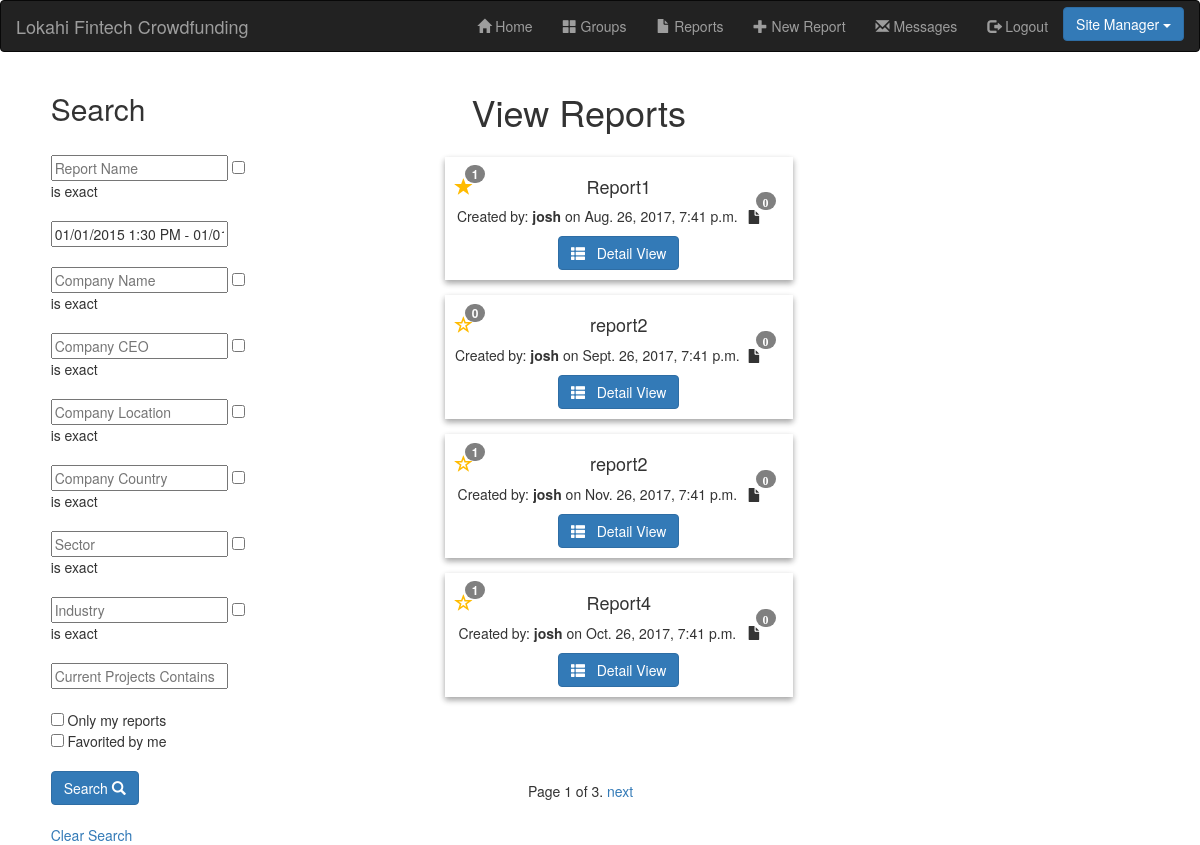
Screenshot of /app/reports/ (signed in) with the database file from the repository.
### app/models.py (models this page shows, shortened)
class Report(models.Model):
    reportName = models.CharField(max_length=50, default="NO_NAME")
    companyUser = models.ForeignKey(User, on_delete=models.SET_NULL, null=True, blank=True, related_name="companyUser")
    timeStamp = models.DateTimeField(null=True, blank=True)
    companyName = models.CharField(max_length=50)
    companyCEO = models.CharField(max_length=50)
    companyPhone = models.CharField(max_length=12)
    companyEmail = models.CharField(max_length=50)
    companyLocation = models.CharField(max_length=50)
    companyCountry = models.CharField(max_length=3, choices=COUNTRY_CHOICES, default="US")
    sector = models.CharField(max_length=50)
    industry = models.CharField(max_length=50)
    currentProjects = models.CharField(max_length=200)
    accessType = models.CharField(max_length=7, choices=(("private", "private"), ("public", "public")), default="public")
    files = models.ManyToManyField(ReportFile, blank=True)
    stars = models.ManyToManyField(User, blank=True, related_name="starred")
    def get_absolute_url(self):
        return reverse('report_detail', args=[str(self.id)])
    class Meta:
        permissions = (
            ('can_view_reports', "Can view reports"),
            ('can_change_reports', "Can change reports")
        )

### app/views.py (the view)
class reports(generic.ListView):
    model = Report
    paginate_by = 4
    context_object_name = 'user_reports'
    template_name = 'report_list.html'
    def get_queryset(self):
        result = Report.objects.all()
        if(self.request.user.groups.filter(name='Site Manager').exists() == False):
            result = result.filter(Q(accessType = "public") | Q(companyUser = self.request.user))
        return result

### app/templatetags/url_tags.py (called while the page is built)
@register.simple_tag(takes_context=True)
def url_replace(context, **kwargs):
    query = context['request'].GET.dict()
    query.update(kwargs)
    return urlencode(query)

### app/templatetags/user_tags.py (called while the page is built)
@register.filter('has_group')
def has_group(user, group_name):
    groups = user.groups.all().values_list('name', flat=True)
    return True if group_name in groups else False

### app/templates/report_list.html (shortened to what this page needs)
{% extends "base_generic.html" %}
{% block content %}
<h1 id="reportListTitle">View Reports</h1>
    {% if user.is_authenticated %}
    <form id="reportSearch" action="{% url 'reports_search' %}"  method="get" accept-charset="utf-8">
        <h2>Search</h2>
        <br>
        <input name="reportName" type="text" placeholder="Report Name">
        <input name="reportNameExact" type="checkbox"> is exact
        <br><br>
        <input type="text" name="daterange" value="01/01/2015 1:30 PM - 01/01/2018 2:00 PM" />
        <br><br>
        <input name="companyName" type="text" placeholder="Company Name">
        <input name="companyNameExact" type="checkbox"> is exact
        <br><br>
        <input name="companyCEO" type="text" placeholder="Company CEO">
        <input name="companyCEOExact" type="checkbox"> is exact
        <br><br>
        <input name="companyLocation" type="text" placeholder="Company Location">
        <input name="companyLocationExact" type="checkbox"> is exact
        <br><br>
        <input name="companyCountry" type="text" placeholder="Company Country">
        <input name="companyCountryExact" type="checkbox"> is exact
        <br><br>
        <input name="sector" type="text" placeholder="Sector">
        <input name="sectorExact" type="checkbox"> is exact
        <br><br>
        <input name="industry" type="text" placeholder="Industry">
        <input name="industryExact" type="checkbox"> is exact
        <br><br>
        <input name="currentProjects" type="text" placeholder="Current Projects Contains">
        <br><br>
        <input name="myReports" type="checkbox"> Only my reports
        <br>
        <input name="favorited" type="checkbox"> Favorited by me
        <br><br>
        <button class="btn btn-primary" type="submit">Search <span class="glyphicon glyphicon-search"></button>
        <br><br>
        <a href="{% url 'reports'%}?next={{request.path}}">Clear Search</a>
    </form>
        {% if user_reports %}
        <ul id="reportList">
        {% for report in user_reports %}
        <div id = "reportCards" class="card text-center">
            <div class="card-block">
              <p style="position:absolute">
                  <a href="{% url 'star_report' report.id 'list' %}">
                    {% if user in report.stars.all %}
                    <span id="star" class="glyphicon glyphicon-star" style="float:left;">
                    {% else %}
                    <span id="star" class="glyphicon glyphicon-star-empty" style="float:left;">
                    {% endif %}
                  </a>
                  <span class="badge badge-notify">
                      {{ report.stars.count }}
                  </span>
                </p>
              <h4 class="card-title">{{ report.reportName }}</h4>
              <p class="card-text">Created by: <b>{{ report.companyUser }}</b> on {{ report.timeStamp }}
                &nbsp; <span class="glyphicon glyphicon-file" style="float:right;">
                        <span class="badge badge-notify">{{ report.files.count }}</span>
                </span>
              </p>
              <a href="{{ report.get_absolute_url }}" class="btn btn-primary">
                  <span class="glyphicon glyphicon-th-list"> </span>
                  &nbsp; Detail View
                </a>
            </div>
          </div>
        {% endfor %}
        </ul>
        {% else %}
        <p id="reportList">There are no reports.</p>
        {% endif %}
    {% endif %}
{% endblock %}

### app/templates/base_generic.html (shortened to what this page needs)
{% load user_tags %}
<!DOCTYPE html>
<html lang="en">
<head>
  <link rel="stylesheet" href="https://maxcdn.bootstrapcdn.com/bootstrap/3.3.7/css/bootstrap.min.css">
  <link rel="stylesheet" type="text/css" href="//cdn.jsdelivr.net/bootstrap/3/css/bootstrap.css" />
  <link rel="stylesheet" type="text/css" href="//cdn.jsdelivr.net/bootstrap.daterangepicker/2/daterangepicker.css" />
  {% load static %}
  <link rel="stylesheet" href="{% static 'css/styles.css' %}">
</head>
<nav class="navbar navbar-inverse">
  <div class="container-fluid">
    <div class="navbar-header">
      <a class="navbar-brand" href="#">Lokahi Fintech Crowdfunding</a>
    </div>
    <ul class="nav navbar-nav" style="float:right;">
      <li><a href="{% url 'index' %}"><span class="glyphicon glyphicon-home"></span> Home</a></li>
      {% if user.is_authenticated %}
        <li><a href="{% url 'groups'%}?next={{request.path}}"><span class="glyphicon glyphicon-th-large"></span> Groups</a></li>
        <li><a href="{% url 'reports'%}?next={{request.path}}"><span class="glyphicon glyphicon-file"></span> Reports</a></li>
        <li><a href="{% url 'create_report'%}?next={{request.path}}"><span class="glyphicon glyphicon-plus"></span> New Report</a></li>
        <li><a href="{% url 'messages'%}?next={{request.path}}"> <span class="glyphicon glyphicon-envelope"></span> Messages</a></li>
        <li><a href="{% url 'logout'%}"><span class="glyphicon glyphicon-log-out"></span> Logout</a></li>
        {% if request.user|has_group:"Site Manager"  %}
          <li><div class="dropdown" style="padding-top:5%;">
            <button class="btn btn-primary dropdown-toggle" type="button" data-toggle="dropdown">Site Manager
            <span class="caret"></span></button>
          </div></li>
        {% endif %}
      {% else %}
         <li><a href="{% url 'login'%}?next={{request.path}}"><span class="glyphicon glyphicon-log-in"></span> Login</a></li>
         <li><a href="{% url 'create_user'%}?next={{request.path}}"><span class="glyphicon glyphicon-user"></span> New User?</a></li>
      {% endif %}
    </ul>
  </div>
</nav>
<body onload="pageScript();">
  <div id = "content-container" class="container-fluid" style="padding-left:35%;">
    <div class="row">
      <div class="col-sm-10 ">
      {% block content %}{% endblock %}
      </div>
    </div>
  </div>
  {% block pagination %}
  {% if is_paginated %}
    <div class="pagination">
      <span class="page-links">
        {% if page_obj.has_previous %}
        {% load url_tags %}
        {% endif %}
        <span class="page-current">
          Page {{ page_obj.number }} of {{ page_obj.paginator.num_pages }}.
        </span>
        {% if page_obj.has_next %}
        {% load url_tags %}
        <a href="?{% url_replace page=page_obj.next_page_number %}">next</a>
        {% endif %}
        </span>
      </div>
  {% endif %}
  {% endblock %}
</body>
</html>

### app/static/css/styles.css (style rules this page uses)
#reportSearch { padding-left:5%; width:25%; position: absolute; top:0%; }
#reportListTitle { padding-left:48%; }
#reportList { left:40%; position: absolute; }
#reportCards { box-shadow: 0 3px 6px rgba(0,0,0,0.16), 0 3px 6px rgba(0,0,0,0.23); padding: 10px; margin: 15px; }
.pagination { position: absolute; top:90%; left:44%; }
.badge-notify { background:grey; position:relative; top: -15px; left: -20px; margin-right: -13px; min-width: 6px; }
#star { color: rgb(255, 187, 0); font-size: 18px; }

### rows the page displays
Report: stars.count "1", reportName "Report1", companyUser "josh", timeStamp "Aug. 26, 2017, 7:41 p.m.", files.count "0"
Report: stars.count "0", reportName "report2", companyUser "josh", timeStamp "Sept. 26, 2017, 7:41 p.m.", files.count "0"
Report: stars.count "1", reportName "report2", companyUser "josh", timeStamp "Nov. 26, 2017, 7:41 p.m.", files.count "0"
Report: stars.count "1", reportName "Report4", companyUser "josh", timeStamp "Oct. 26, 2017, 7:41 p.m.", files.count "0"

### other values shown
{{ page_obj.number }} "1"
{{ page_obj.paginator.num_pages }} "3"
